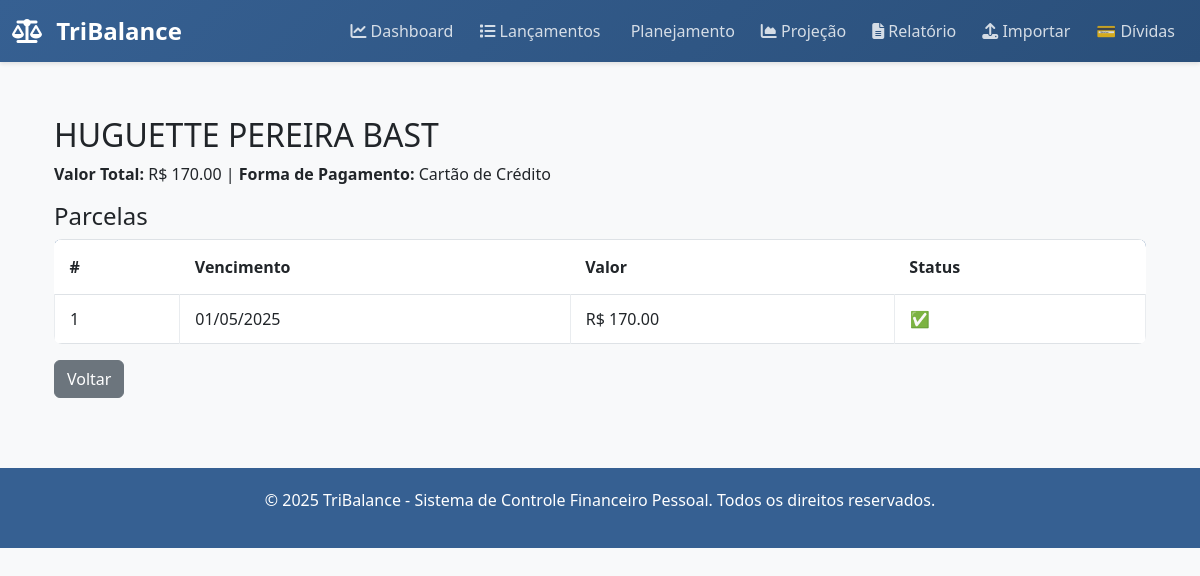
Screenshot of /dividas/9951/ with the database file from the repository.
### dividas/models.py (models this page shows, shortened)
class Divida(models.Model):
    CATEGORIAS = [
        ('cartao', 'Cartão de Crédito'),
        ('emprestimo', 'Empréstimo'),
        ('compra', 'Compra Parcelada'),
        ('outro', 'Outros'),
    ]
    FORMAS_PAGAMENTO = [
        ('credito', 'Cartão de Crédito'),
        ('debito', 'Débito em Conta'),
        ('boleto', 'Boleto'),
        ('pix', 'Pix'),
        ('outro', 'Outro'),
    ]
    descricao = models.CharField(max_length=150)
    categoria = models.CharField(max_length=20, choices=CATEGORIAS, default='compra')
    forma_pagamento = models.CharField(max_length=20, choices=FORMAS_PAGAMENTO, default='credito')
    data_compra = models.DateField(default=timezone.now)
    valor_total = models.DecimalField(max_digits=10, decimal_places=2)
    parcelas_totais = models.PositiveIntegerField(default=1)
    tipo_despesa = models.CharField(max_length=50, blank=True, null=True)
    observacao = models.TextField(blank=True, null=True)
    quitada = models.BooleanField(default=False)
    mes = models.CharField(max_length=20, blank=True, null=True)
    ano = models.PositiveIntegerField(blank=True, null=True)

class Parcela(models.Model):
    divida = models.ForeignKey(Divida, related_name='parcelas', on_delete=models.CASCADE)
    numero = models.PositiveIntegerField()
    vencimento = models.DateField()
    valor = models.DecimalField(max_digits=10, decimal_places=2)
    paga = models.BooleanField(default=False)
    data_pagamento = models.DateField(blank=True, null=True)

### dividas/views.py (the view)
# urls.py: path('<int:pk>/', views.divida_detalhe, name='divida_detalhe'),
def divida_detalhe(request, pk):
    divida = get_object_or_404(Divida, pk=pk)
    parcelas = divida.parcelas.all().order_by('numero')
    return render(request, 'dividas/divida_detalhe.html', {'divida': divida, 'parcelas': parcelas})

### dividas/templates/dividas/divida_detalhe.html
{% extends 'base.html' %}
{% block content %}
<div class="container mt-4">
  <h2>{{ divida.descricao }}</h2>
  <p><b>Valor Total:</b> R$ {{ divida.valor_total }} | <b>Forma de Pagamento:</b> {{ divida.get_forma_pagamento_display }}</p>
  <h4>Parcelas</h4>
  <table class="table table-bordered">
    <thead><tr><th>#</th><th>Vencimento</th><th>Valor</th><th>Status</th></tr></thead>
    <tbody>
      {% for parcela in parcelas %}
      <tr>
        <td>{{ parcela.numero }}</td>
        <td>{{ parcela.vencimento|date:"d/m/Y" }}</td>
        <td>R$ {{ parcela.valor }}</td>
        <td>{% if parcela.paga %}✅{% else %}❌{% endif %}</td>
      </tr>
      {% endfor %}
    </tbody>
  </table>
  <a href="{% url 'dividas:divida_list' %}" class="btn btn-secondary">Voltar</a>
</div>
{% endblock %}

### tribalance_config/templates/base.html (style rules this page uses)
:root { --primary-color: #366092; --success-color: #28a745; --danger-color: #dc3545; --warning-color: #ffc107; --info-color: #17a2b8; }
body { background-color: #f8f9fa; font-family: 'Segoe UI', Tahoma, Geneva, Verdana, sans-serif; }
.table { background-color: white; border-radius: 8px; overflow: hidden; }
.table thead { background-color: var(--primary-color); color: white; }
.table thead th { border: none; padding: 15px; font-weight: 600; cursor: pointer; user-select: none; }
.table tbody td { padding: 12px 15px; vertical-align: middle; border-color: #e9ecef; }

### rows the page displays
Divida: descricao "HUGUETTE PEREIRA BAST", valor_total "170.00", forma_pagamento "Cartão de Crédito"
Parcela: numero "1", vencimento "01/05/2025", valor "170.00"
